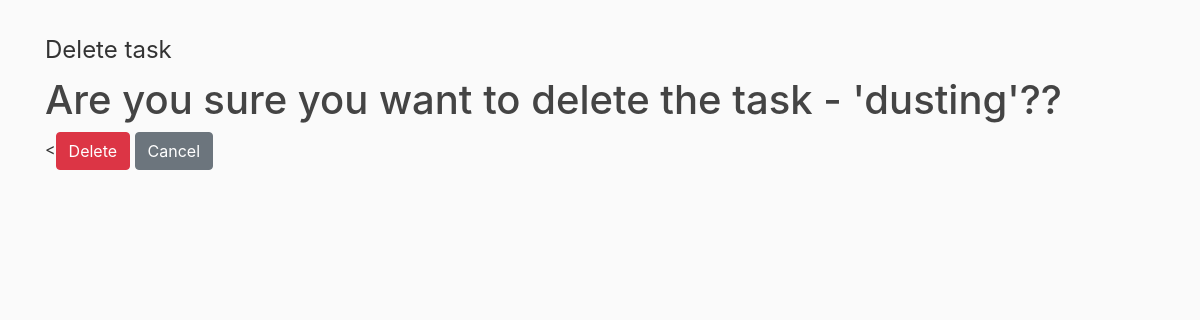
Page /task/13/complete/ on the earlier database version.
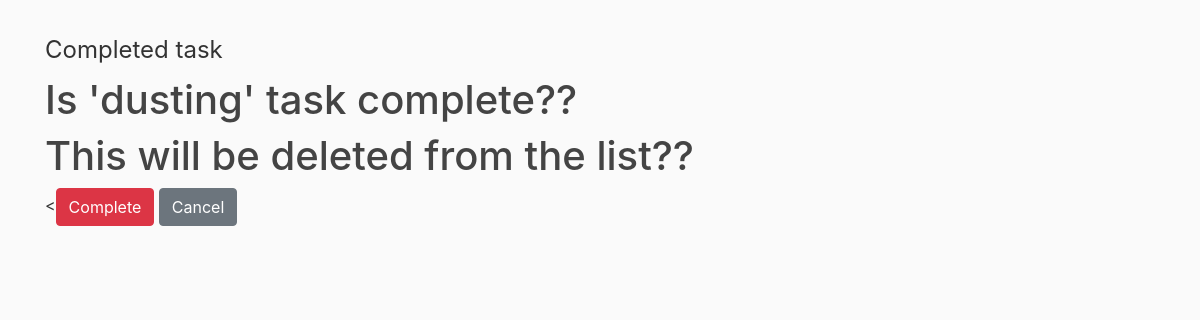
Same page on the later database version.
### tasks/models.py (models this page shows, shortened)
class Job(models.Model):
    title = models.CharField(max_length=100)
    content = models.TextField()
    task_for_today = models.BooleanField(default=False)

### tasks/views.py (the view, shortened to what this page needs)
# urls.py: path('complete/', TaskCompleteView.as_view(), name='task-complete'),
class TaskCompleteView(DeleteView):
    model = Job

### tasks/templates/tasks/job_confirm_delete.html (shortened to what this page needs)
{% extends 'tasks/base.html' %}
{% load crispy_forms_tags %}
{% block content %}
    <form method="POST">
        {% if object.task_for_today %}
            <fieldset>
                <legend> Completed task </legend>
                <h1> Is '{{ object.title }}' task complete?? </h1>
                <h1> This will be deleted from the list?? </h1>
            </fieldset>
            <div>
                <<button class='btn btn-danger' type='submit' > Complete </button>
                <a class='btn btn-secondary' href="{% url 'today-tasks' %}">Cancel</a>
            </div>
        {% else %}
            <fieldset>
                <legend> Delete task </legend>
                <h1>Are you sure you want to delete the task - '{{ object.title }}'??</h1>
            </fieldset>
            <div>
                <<button class='btn btn-danger' type='submit' > Delete </button>
                <a class='btn btn-secondary' href="{% url 'week-tasks' %}">Cancel</a>
            </div>
        {% endif %}
    </form>
{% endblock content %}

### tasks/templates/tasks/base.html (shortened to what this page needs)
{% load static %}
<!DOCTYPE html>
<html>
<head>
    <link rel="stylesheet" href="https://stackpath.bootstrapcdn.com/bootstrap/4.1.3/css/bootstrap.min.css">
    <link rel="stylesheet" type="text/css" href="https://use.fontawesome.com/releases/v5.3.1/css/all.css">
    <link rel="stylesheet" type="text/css" href="{% static 'tasks/main.css' %}">
</head>
<body>
    <div class="container">
        {% block content %}{% endblock %}
    </div>
</body>
</html>

### tasks/static/tasks/main.css (style rules this page uses)
body { background: #fafafa; color: #333333; margin-top: 2rem; }
h1, h2, h3, h4, h5, h6 { color: #444444; }
button.button-items:focus, button.button-tday:focus, button.button-top:focus, { outline: none; }
button.button-items:active, button.button-tday:active, button.button-top:active, { outline: none; }

Differences in the rows shown:
changed Job "dusting": task_for_today False → True (drawn)
Other differences:
text no longer shown: "Delete task Are you sure you want to delete the task - ' '?? Delete"
text now shown: "Completed task Is ' ' task complete?? This will be deleted from the list?? Complete"
